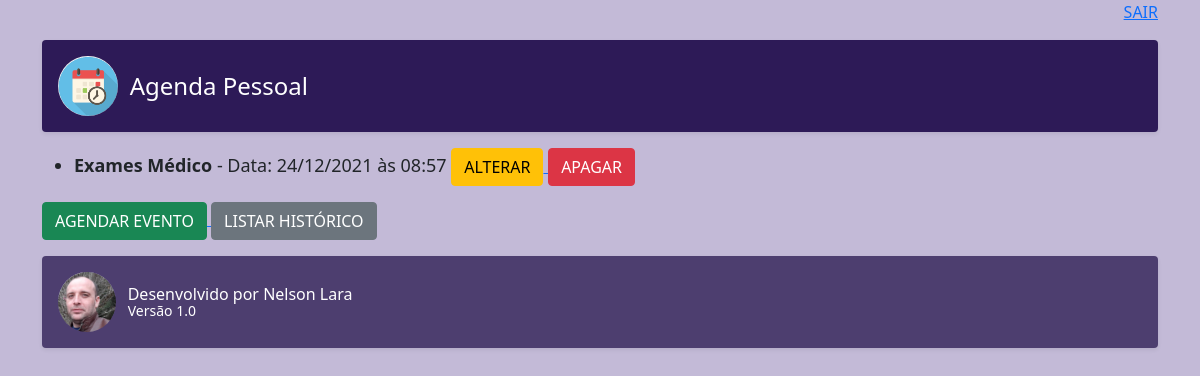
Page /agenda/ (signed in) on the earlier database version.
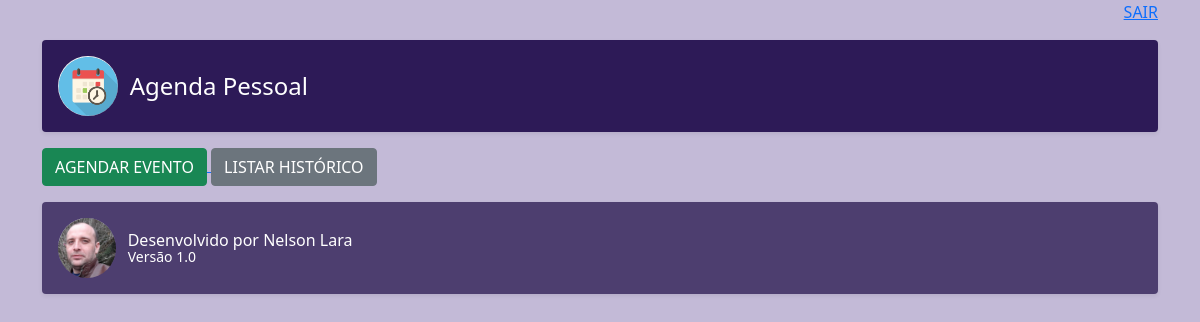
Same page on the later database version.
### core/models.py (models this page shows, shortened)
class evento(models.Model):
    titulo = models.CharField(verbose_name='Título', max_length=100)
    descricao = models.TextField(verbose_name='Descrição', blank=True, null=True)
    local = models.CharField(verbose_name='Local', blank=True, null=True, max_length=100)
    data_evento = models.DateTimeField(verbose_name='Data do Evento')
    data_criacao = models.DateTimeField(verbose_name='Data da Criação', auto_now=True)
    usuario = models.ForeignKey(User, on_delete=models.CASCADE) #criando novo campo para fazer o relacionamento com a tabela usuario do django
    class Meta:
        db_table = 'evento'
    def get_data_evento(self):
        return self.data_evento.strftime('%d/%m/%Y às %H:%M')
    def get_evento_atrasado(self):
        if self.data_evento < datetime.now():
            return True
        else:
            return False
    def get_evento_falta_1h(self):
        if self.data_evento < datetime.now() - timedelta(hours=-1):
            return True
        else:
            return False

### core/views.py (the view)
# urls.py: path('agenda/', views.lista_eventos),
@login_required(login_url='/login/') # solicitar login precisou importar from django.contrib.auth.decorators import login_required
def lista_eventos(request):
    usuario = request.user                         ### Receber o usuario logado no Django
    data_atual = datetime.now() - timedelta(hours=1)
    valor = evento.objects.filter(usuario=usuario, ### Fltra pelo usuario logado no Django
                                  data_evento__gt=data_atual) # __gt siginifica se data de evento for maior que, se quiser menor que utilize __lt
    dic_evento = {'chave':valor}
    return render(request, 'agenda.html', dic_evento)

### templates/agenda.html (shortened to what this page needs)
{% extends "model-page.html" %}
{% block content %}
    <ul style="font-size: 18px">
        {% for valor in chave %}
            <li>
                <div style=>
                            <b>{{ valor.titulo }}</b> - Data: {{ valor.get_data_evento }}
                                <a href="novo_evento/?id={{ valor.id }}">
                                    <button type="button" class="btn btn-warning">ALTERAR</button>
                                </a>
                                <a href="novo_evento/delete/{{ valor.id }}">
                                    <button type="button" class="btn btn-danger">APAGAR</button>
                                </a>
                </div>
            </li>
        {% endfor %}
    </ul>
    <a href="novo_evento/">
        <button type="button" class="btn btn-success">AGENDAR EVENTO</button>
    </a>
    <a href="eventos_passado">
        <button type="button" class="btn btn-secondary">LISTAR HISTÓRICO</button>
    </a>
{% endblock %}

Differences in the rows shown:
no longer on this page (row edited): evento: titulo "Exames Médico", get_data_evento "24/12/2021 às 08:57"
